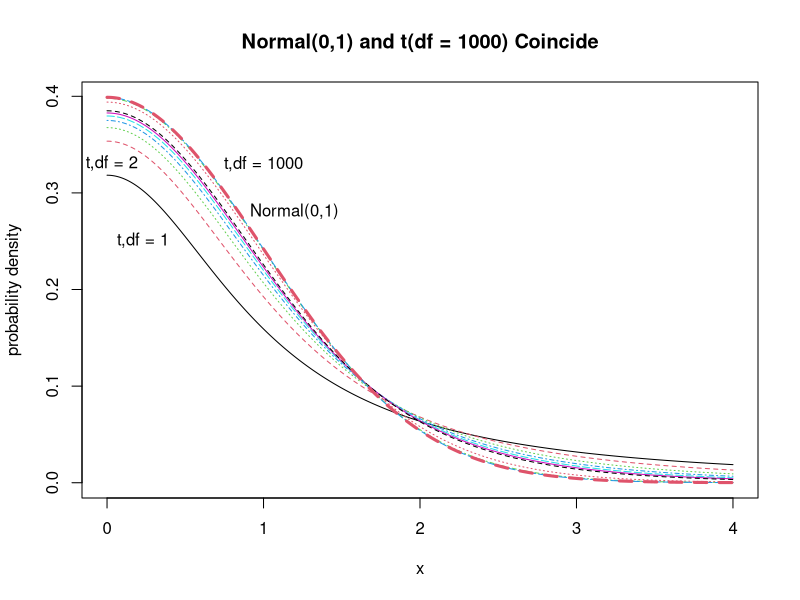
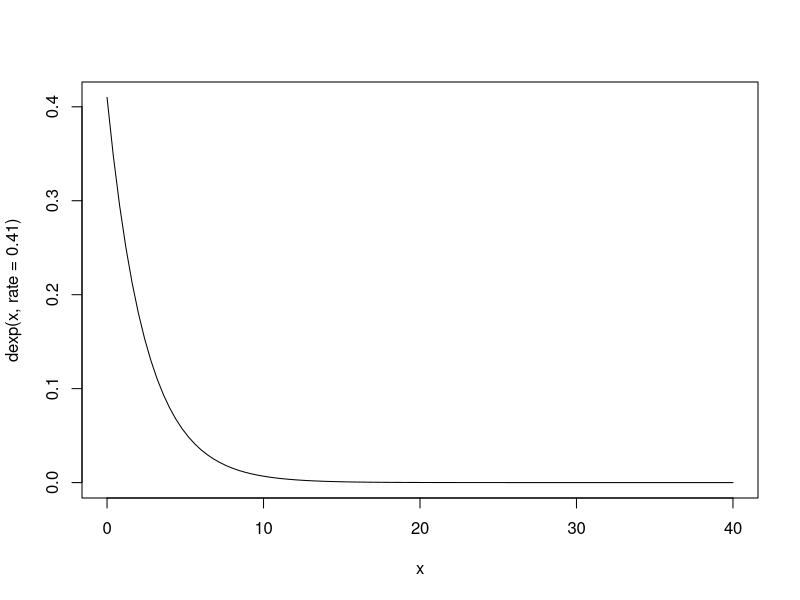
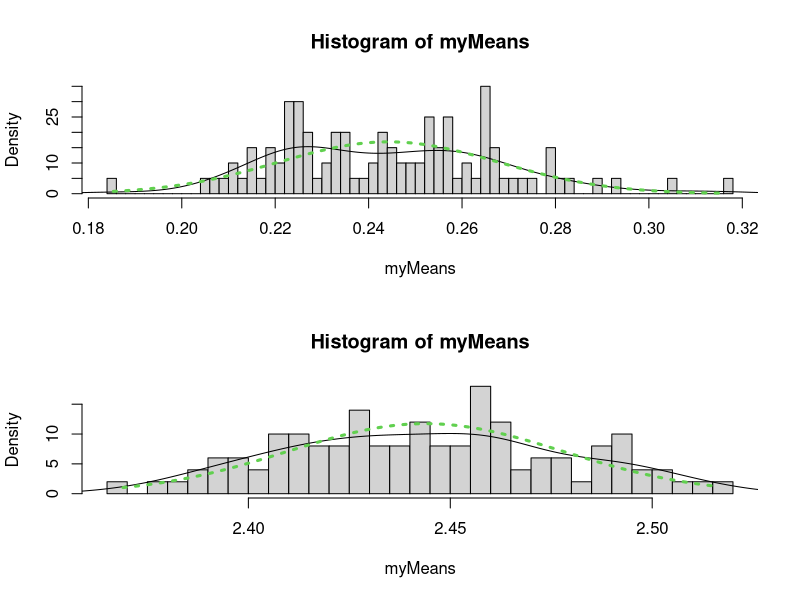
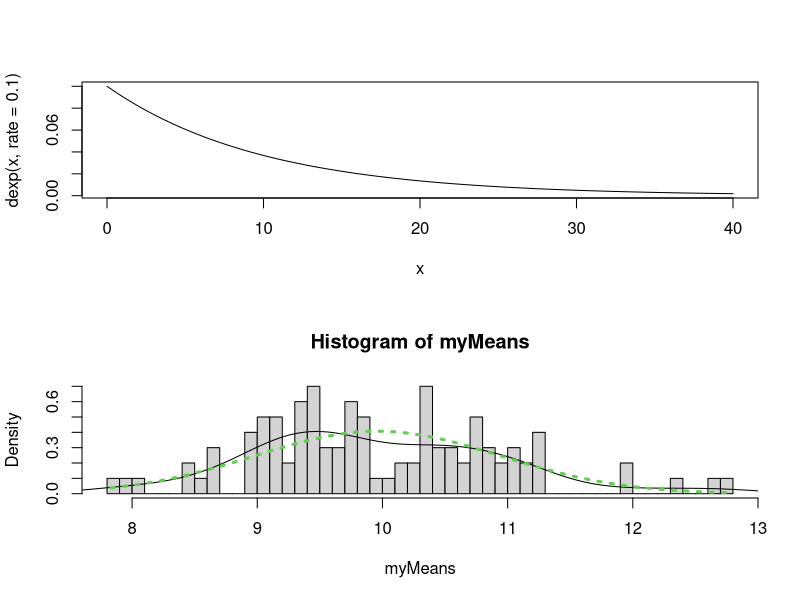
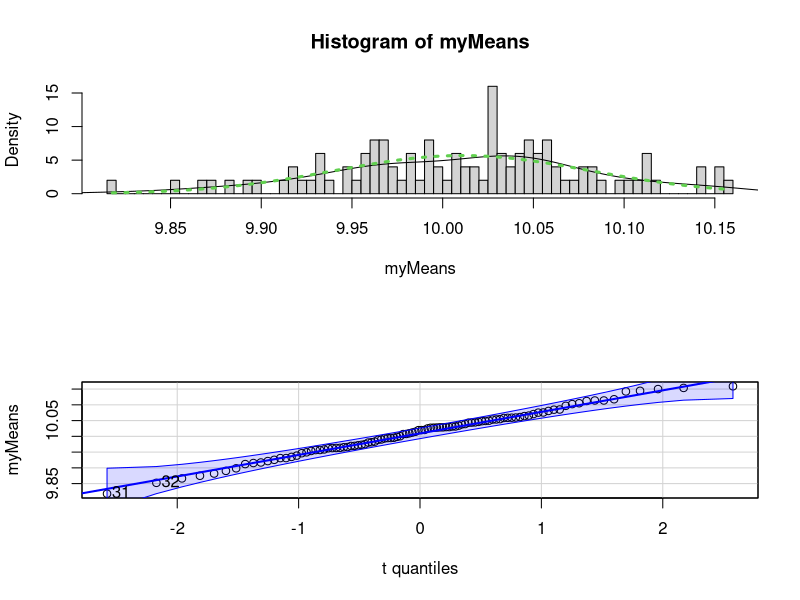
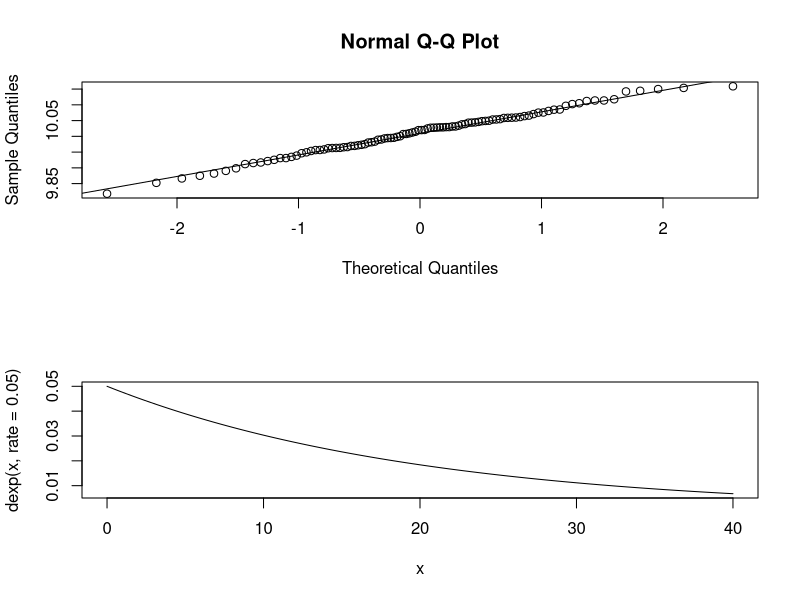
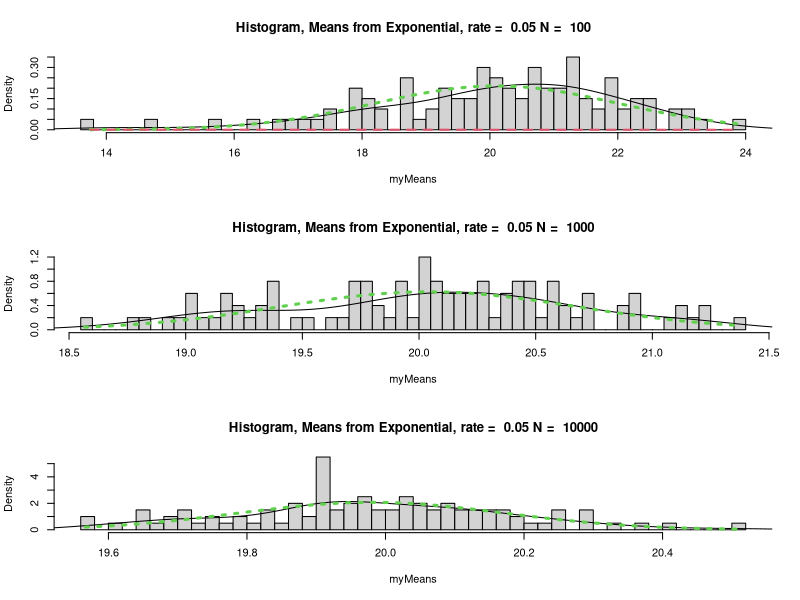
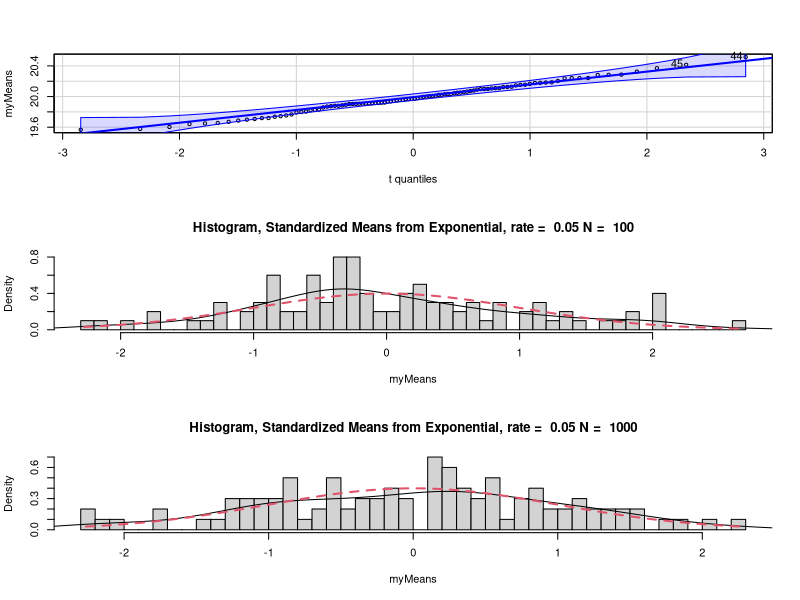

The R source for these figures, in order:
###Paul Johnson
### April 14, 2008/ 2014-08-06

### Today, we were wondering about an exercise in Verzani that asks us to
### consider the sampling distribution of t

###  t = x-bar / std.dev(x)/sqrt(n)

### for a non-normal variable.  If x is Normal, this is exactly a t
### distribution, but if x is not Normal, then what?

### So if you drew a sample means from exponential or uniform
### distributions, and calculated

### x-bar / std.dev(x)/ sqrt(n)

### against which t distribution would one compare in order to
### decide if the distribution is similar to a t.

### My intuition was that the answer should be "the sample size"
### of x.

### In order to decide, I had to first get an idea of how the
### density of t changes with the df parameter.
### the following commands create a display of several t densities
### and a Normal overlaid on top.

## 2014-08-06
## I now prefer to save plots in pdf, and convert that to other
## formats like png or jpeg when necessary using ImageMagic. Some
## people don't have ImageMagick (poor souls) and they need to
## write direct from R to png or such. There are examples below.


SAVEME <- FALSE
pdf.options(height = 7, width = 7, onefile = TRUE, paper = "special", family = "Times")


x <- seq(0,4, length.out = 1000)
y <- matrix(0, ncol = 10, nrow = 1000)

y[,1] <- dt(x, df = 1)
y[,2] <- dt(x, df = 2)
y[,3] <- dt(x, df = 3)
y[,4] <- dt(x, df = 4)
y[,5] <- dt(x, df = 5)
y[,6] <- dt(x, df = 6)
y[,7] <- dt(x, df = 7)
y[,8] <- dt(x, df = 20)
y[,9] <- dt(x, df = 100)
y[,10] <- dt(x, df = 1000)


if (SAVEME) pdf(file = "normalAndTcompared-1.pdf")
matplot(x,y,  type = "l",ylab = "probability density")
lines(x, dnorm(x), col = 2, lty = 2, lwd = 3)
text(0, 0.25, "t,df = 1",pos = 4)
text(1, 0.33, "t,df = 1000")
text(.85, 0.28, "Normal(0,1)", pos = 4)
text(-0.2, 0.33, "t,df = 2", pos = 4)
title("Normal(0,1) and t(df = 1000) Coincide")
if (SAVEME) dev.off()


## Now run the EXACT SAME THING and drop results into
## encapsulated postscript and png formats
if (SAVEME) {
    postscript(file = "normalAndTcompared-1.eps", paper = "special",
               onefile = FALSE, family = "Times", height = 7,
               width = 7, horizontal = FALSE)
    matplot(x,y,  type = "l", ylab = "probability density")
    lines(x, dnorm(x), col = 2, lty = 2, lwd = 3)
    text(0, 0.25, "t,df = 1", pos = 4)
    text(1, 0.33, "t,df = 1000")
    text(.85, 0.28, "Normal(0,1)", pos = 4)
    text(-0.2, 0.33, "t,df = 2", pos = 4)
    title("Normal(0,1) and t(df = 1000) Coincide")
    dev.off()



    png(file = "normalAndTcompared-1.png", width = 800, height = 800)
    matplot(x,y,  type = "l", ylab = "probability density")
    lines(x, dnorm(x), col = 2, lty = 2, lwd = 3)
    text(0, 0.25, "t,df = 1", pos = 4)
    text(1, 0.33, "t,df = 1000")
    text(.85, 0.28, "Normal(0,1)", pos = 4)
    text(-0.2, 0.33, "t,df = 2", pos = 4)
    title("Normal(0,1) and t(df = 1000) Coincide")
    dev.off()
}


### Now lets replicate a bunch of exponential means, compare against Normal
### and t.

### Note my code has a bunch of copied "stanzas" with just little changes.

### As I work my way down, I find ways to improve and beautify.
### If I kept working, I would revise to write a nice tight function
### And I would NOT have code copied over and over with little changes.
### But this is not bad for a first try.

if (SAVEME) pdf(file = "normalAndTcompared-2.pdf")
curve(dexp(x, rate = 0.410), from = 0, to = 40)

par(mfrow = c(2,1))


myMeans <- replicate(100, mean(rexp(100, rate = 4.1)))
hist(myMeans, breaks = 50, prob = TRUE)
lines(density(myMeans))

newx <- seq(min(myMeans),max(myMeans),length.out = 100)

lines(newx, dnorm(newx, mean = mean(myMeans), sd = sd(myMeans)),lty = 3,
      col = 3, lwd = 3)



myMeans <- replicate(100, mean(rexp(5000, rate = 0.41)))
hist(myMeans, breaks = 50, prob = TRUE)
lines(density(myMeans))

newx <- seq(min(myMeans),max(myMeans),length.out = 100)

lines(newx, dnorm(newx, mean = mean(myMeans), sd = sd(myMeans)),lty = 3,
      col = 3, lwd = 3)



curve(dexp(x, rate = 0.10), from = 0, to = 40)

myMeans <- replicate(100, mean(rexp(100, rate = 0.1)))
hist(myMeans, breaks = 50, prob = TRUE)
lines(density(myMeans))

newx <- seq(min(myMeans), max(myMeans), length.out = 100)
lines(newx, dnorm(newx, mean = mean(myMeans), sd = sd(myMeans)), lty = 3, col = 3, lwd = 3)


myMeans <- replicate(100, mean(rexp(20000, rate = 0.1)))
hist(myMeans, breaks = 50, prob = TRUE)
lines(density(myMeans))

newx <- seq(min(myMeans),max(myMeans),length.out = 100)
lines(newx, dnorm(newx, mean = mean(myMeans), sd = sd(myMeans)),lty = 3, col = 3, lwd = 3)


### How to compare that against a t distribution?

### Found a nice routine in the car package.
library(car)
### Compare myMeans against t distribution with df = 2000
qqPlot(myMeans, distribution = "t",df = 2000)

### Compare myMeans against a Normal
qqnorm(myMeans)
qqline(myMeans)



curve(dexp(x, rate = 0.05), from = 0, to = 40)


#### Try to make some nicer looking output, eh?  Start by comparing against
#### a Normal distribution that has its mean = observed mean of x and
#### std.dev. = observed std. dev.

#### I don't know why I made that comparison, I just did.


par(mfrow = c(3,1))

sampleSize <- 100
rate = 0.05
myMeans <- replicate(100, mean(rexp(sampleSize, rate = 0.05)))
hist(myMeans, breaks = 50, prob = TRUE,
     main = paste("Histogram, Means from Exponential, rate = ",
         rate, "N = ",sampleSize))
lines(density(myMeans))

newx <- seq(min(myMeans),max(myMeans),length.out = 100)

lines(newx, dnorm(newx, mean = mean(myMeans), sd = sd(myMeans)),
      lty = 3, col = 3, lwd = 3)

lines(newx, dt(newx, df = 2),lty = 2, col = 2, lwd = 2)





sampleSize <- 1000
rate = 0.05
myMeans <- replicate(100, mean(rexp(sampleSize, rate = 0.05)))
hist(myMeans, breaks = 50, prob = TRUE,
     main = paste("Histogram, Means from Exponential, rate = ",
         rate, "N = ",sampleSize))
lines(density(myMeans))

newx <- seq(min(myMeans),max(myMeans),length.out = 100)
lines(newx, dnorm(newx, mean = mean(myMeans), sd = sd(myMeans)),lty = 3, col = 3, lwd = 3)

     

sampleSize <- 10000
rate = 0.05
myMeans <- replicate(100, mean(rexp(sampleSize, rate = 0.05)))
hist(myMeans, breaks = 50, prob = TRUE,
     main = paste("Histogram, Means from Exponential, rate = ",
         rate, "N = ",sampleSize))
lines(density(myMeans))

newx <- seq(min(myMeans),max(myMeans),length.out = 100)
lines(newx, dnorm(newx, mean = mean(myMeans), sd = sd(myMeans)),lty = 3, col = 3, lwd = 3)


     

qqPlot(myMeans, distribution = "t",df = 20)




sampleSize <- 100
rate = 0.05
myMeans <- replicate(100, mean(rexp(sampleSize, rate = 0.05)))
### Convert to t-like value
myMeans <-(myMeans - mean(myMeans))/sd(myMeans)
hist(myMeans, breaks = 50, prob = TRUE,
     main = paste("Histogram, Standardized Means from Exponential, rate = ",
         rate, "N = ", sampleSize))
lines(density(myMeans))

newx <- seq(min(myMeans),max(myMeans),length.out = 100)

### If you set the t's df = sample size, it is just about "right on"
lines(newx, dt(newx, df = sampleSize),lty = 2, col = 2, lwd = 2)



sampleSize <- 1000
rate = 0.05
myMeans <- replicate(100, mean(rexp(sampleSize, rate = 0.05)))
### Convert to t-like value
myMeans <-(myMeans - mean(myMeans))/sd(myMeans)

hist(myMeans, breaks = 50, prob = TRUE, main =
     paste("Histogram, Standardized Means from Exponential, rate = ",
           rate, "N = ",sampleSize))
lines(density(myMeans))

newx <- seq(min(myMeans),max(myMeans),length.out = 100)

### If you set the t's df = sample size, it is just about "right on"
lines(newx, dt(newx, df = sampleSize),lty = 2, col = 2, lwd = 2)



sampleSize <- 5000
rate = 0.05
myMeans <- replicate(100, mean(rexp(sampleSize, rate = 0.05)))
### Convert to t-like value
myMeans <-(myMeans - mean(myMeans))/sd(myMeans)
hist(myMeans, breaks = 50, prob = TRUE, main =
     paste("Histogram, Standardized Means from Exponential, rate = ",
           rate, "N = ",sampleSize))
lines(density(myMeans))

newx <- seq(min(myMeans),max(myMeans),length.out = 100)

### If you set the t's df = sample size, it is just about "right on"
lines(newx, dt(newx, df = sampleSize),lty = 2, col = 2, lwd = 2)

if (SAVEME) dev.off()
